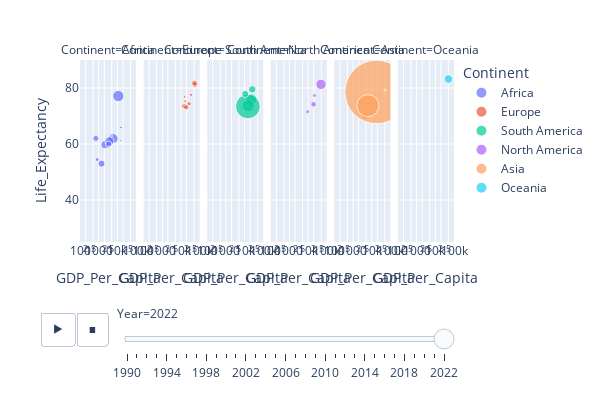

The notebook cell saved with this chart:
### Code cell
fig2 = px.scatter(gdp_le_pop_med, x="GDP_Per_Capita", y="Life_Expectancy", animation_frame="Year", animation_group="Country",
           size="Population", color="Continent", hover_name="Country", facet_col="Continent",
           log_x=True, size_max=45, range_x=[100,100000], range_y=[25,90], width = 600, height=400)
fig2.show()

### Figure 1 — Plotly figure (JSON) as saved in the notebook; plotly's stock layout.template omitted (floating-point values rounded to 4 significant figures)
{"data": [{"hovertemplate": "<b>%{hovertext}</b><br><br>Continent=Africa<br>Year=2022<br>GDP_Per_Capita=%{x}<br>Life_Expectancy=%{y}<br>Population=%{marker.size}<extra></extra>", "hovertext": ["Algeria", "Angola", "Burkina Faso", "Burundi", "Cabo Verde", "Cameroon", "Central African Republic", "Chad", "Comoros", "Djibouti", "Botswana", "Benin", "Equatorial Guinea"], "ids": ["Algeria", "Angola", "Burkina Faso", "Burundi", "Cabo Verde", "Cameroon", "Central African Republic", "Chad", "Comoros", "Djibouti", "Botswana", "Benin", "Equatorial Guinea"], "legendgroup": "Africa", "marker": {"color": "#636efa", "size": [44900.0, 35590.0, 22670.0, 12890.0, 593.1, 27910.0, 5579.0, 17720.0, 836.8, 1121.0, 2630.0, 13350.0, 1675.0], "sizemode": "area", "sizeref": 704.1, "symbol": "circle"}, "mode": "markers", "name": "Africa", "orientation": "v", "showlegend": true, "type": "scatter", "x": [11190.0, 5906.0, 2156.0, 708.2, 7692.0, 3733.0, 819.2, 1413.0, 3246.0, 4991.0, 15520.0, 3435.0, 14730.0], "xaxis": "x", "y": [77.13, 61.93, 59.77, 61.98, 74.72, 60.96, 54.48, 53.0, 63.68, 62.86, 65.91, 59.95, 61.19], "yaxis": "y"}, {"hovertemplate": "<b>%{hovertext}</b><br><br>Continent=Europe<br>Year=2022<br>GDP_Per_Capita=%{x}<br>Life_Expectancy=%{y}<br>Population=%{marker.size}<extra></extra>", "hovertext": ["Albania", "Denmark", "Cyprus", "Croatia", "Bulgaria", "Armenia", "Austria", "Azerbaijan", "Belarus", "Belgium", "Bosnia and Herzegovina"], "ids": ["Albania", "Denmark", "Cyprus", "Croatia", "Bulgaria", "Armenia", "Austria", "Azerbaijan", "Belarus", "Belgium", "Bosnia and Herzegovina"], "legendgroup": "Europe", "marker": {"color": "#EF553B", "size": [2842.0, 5882.0, 1251.0, 4030.0, 6782.0, 2780.0, 8940.0, 10360.0, 9535.0, 11660.0, 3234.0], "sizemode": "area", "sizeref": 704.1, "symbol": "circle"}, "mode": "markers", "name": "Europe", "orientation": "v", "showlegend": true, "type": "scatter", "x": [15500.0, 59700.0, 43620.0, 34030.0, 26820.0, 16040.0, 56280.0, 15040.0, 19130.0, 53160.0, 16700.0], "xaxis": "x2", "y": [76.83, 81.3, 81.89, 77.58, 74.36, 73.37, 81.09, 73.49, 73.11, 81.7, 75.29], "yaxis": "y2"}, {"hovertemplate": "<b>%{hovertext}</b><br><br>Continent=South America<br>Year=2022<br>GDP_Per_Capita=%{x}<br>Life_Expectancy=%{y}<br>Population=%{marker.size}<extra></extra>", "hovertext": ["Argentina", "Chile", "Colombia", "Brazil", "Ecuador"], "ids": ["Argentina", "Chile", "Colombia", "Brazil", "Ecuador"], "legendgroup": "South America", "marker": {"color": "#00cc96", "size": [45510.0, 19600.0, 51870.0, 215300.0, 18001], "sizemode": "area", "sizeref": 704.1, "symbol": "circle"}, "mode": "markers", "name": "South America", "orientation": "v", "showlegend": true, "type": "scatter", "x": [22450.0, 25890.0, 15650.0, 15090.0, 10860.0], "xaxis": "x3", "y": [76.06, 79.52, 73.66, 73.42, 77.89], "yaxis": "y3"}, {"hovertemplate": "<b>%{hovertext}</b><br><br>Continent=North America<br>Year=2022<br>GDP_Per_Capita=%{x}<br>Life_Expectancy=%{y}<br>Population=%{marker.size}<extra></extra>", "hovertext": ["El Salvador", "Dominica", "Canada", "Antigua and Barbuda", "Barbados", "Belize", "Bermuda", "Costa Rica", "Dominican Republic"], "ids": ["El Salvador", "Dominica", "Canada", "Antigua and Barbuda", "Barbados", "Belize", "Bermuda", "Costa Rica", "Dominican Republic"], "legendgroup": "North America", "marker": {"color": "#ab63fa", "size": [6336.0, 72.74, 38450.0, 93.76, 281.6, 405.3, 64.18, 5181.0, 11230.0], "sizemode": "area", "sizeref": 704.1, "symbol": "circle"}, "mode": "markers", "name": "North America", "orientation": "v", "showlegend": true, "type": "scatter", "x": [9398.0, 11500.0, 48950.0, 21460.0, 15110.0, 9698.0, 81170.0, 21990.0, 19340.0], "xaxis": "x4", "y": [71.47, 72.98, 81.3, 79.24, 77.71, 70.96, 81.57, 77.32, 74.17], "yaxis": "y4"}, {"hovertemplate": "<b>%{hovertext}</b><br><br>Continent=Asia<br>Year=2022<br>GDP_Per_Capita=%{x}<br>Life_Expectancy=%{y}<br>Population=%{marker.size}<extra></extra>", "hovertext": ["Cambodia", "China", "Bahrain", "Bangladesh"], "ids": ["Cambodia", "China", "Bahrain", "Bangladesh"], "legendgroup": "Asia", "marker": {"color": "#FFA15A", "size": [16770.0, 1426000.0, 1472.0, 171200.0], "sizemode": "area", "sizeref": 704.1, "symbol": "circle"}, "mode": "markers", "name": "Asia", "orientation": "v", "showlegend": true, "type": "scatter", "x": [4531.0, 18190.0, 51850.0, 6263.0], "xaxis": "x5", "y": [69.9, 78.59, 79.25, 73.7], "yaxis": "y5"}, {"hovertemplate": "<b>%{hovertext}</b><br><br>Continent=Oceania<br>Year=2022<br>GDP_Per_Capita=%{x}<br>Life_Expectancy=%{y}<br>Population=%{marker.size}<extra></extra>", "hovertext": ["Australia"], "ids": ["Australia"], "legendgroup": "Oceania", "marker": {"color": "#19d3f3", "size": [26180.0], "sizemode": "area", "sizeref": 704.1, "symbol": "circle"}, "mode": "markers", "name": "Oceania", "orientation": "v", "showlegend": true, "type": "scatter", "x": [51000.0], "xaxis": "x6", "y": [83.2], "yaxis": "y6"}], "layout": {"annotations": [{"font": {}, "showarrow": false, "text": "Continent=Africa", "x": 0.075, "xanchor": "center", "xref": "paper", "y": 1, "yanchor": "bottom", "yref": "paper"}, {"font": {}, "showarrow": false, "text": "Continent=Europe", "x": 0.245, "xanchor": "center", "xref": "paper", "y": 1, "yanchor": "bottom", "yref": "paper"}, {"font": {}, "showarrow": false, "text": "Continent=South America", "x": 0.415, "xanchor": "center", "xref": "paper", "y": 1, "yanchor": "bottom", "yref": "paper"}, {"font": {}, "showarrow": false, "text": "Continent=North America", "x": 0.585, "xanchor": "center", "xref": "paper", "y": 1, "yanchor": "bottom", "yref": "paper"}, {"font": {}, "showarrow": false, "text": "Continent=Asia", "x": 0.755, "xanchor": "center", "xref": "paper", "y": 1, "yanchor": "bottom", "yref": "paper"}, {"font": {}, "showarrow": false, "text": "Continent=Oceania", "x": 0.925, "xanchor": "center", "xref": "paper", "y": 1, "yanchor": "bottom", "yref": "paper"}], "height": 400, "legend": {"itemsizing": "constant", "title": {"text": "Continent"}, "tracegroupgap": 0}, "margin": {"t": 60}, "sliders": [{"active": 32, "currentvalue": {"prefix": "Year="}, "len": 0.9, "pad": {"b": 10, "t": 60}, "steps": [{"args": [["1990"], {"frame": {"duration": 0, "redraw": false}, "fromcurrent": true, "mode": "immediate", "transition": {"duration": 0, "easing": "linear"}}], "label": "1990", "method": "animate"}, {"args": [["1991"], {"frame": {"duration": 0, "redraw": false}, "fromcurrent": true, "mode": "immediate", "transition": {"duration": 0, "easing": "linear"}}], "label": "1991", "method": "animate"}, {"args": [["1992"], {"frame": {"duration": 0, "redraw": false}, "fromcurrent": true, "mode": "immediate", "transition": {"duration": 0, "easing": "linear"}}], "label": "1992", "method": "animate"}, {"args": [["1993"], {"frame": {"duration": 0, "redraw": false}, "fromcurrent": true, "mode": "immediate", "transition": {"duration": 0, "easing": "linear"}}], "label": "1993", "method": "animate"}, {"args": [["1994"], {"frame": {"duration": 0, "redraw": false}, "fromcurrent": true, "mode": "immediate", "transition": {"duration": 0, "easing": "linear"}}], "label": "1994", "method": "animate"}, {"args": [["1995"], {"frame": {"duration": 0, "redraw": false}, "fromcurrent": true, "mode": "immediate", "transition": {"duration": 0, "easing": "linear"}}], "label": "1995", "method": "animate"}, {"args": [["1996"], {"frame": {"duration": 0, "redraw": false}, "fromcurrent": true, "mode": "immediate", "transition": {"duration": 0, "easing": "linear"}}], "label": "1996", "method": "animate"}, {"args": [["1997"], {"frame": {"duration": 0, "redraw": false}, "fromcurrent": true, "mode": "immediate", "transition": {"duration": 0, "easing": "linear"}}], "label": "1997", "method": "animate"}, {"args": [["1998"], {"frame": {"duration": 0, "redraw": false}, "fromcurrent": true, "mode": "immediate", "transition": {"duration": 0, "easing": "linear"}}], "label": "1998", "method": "animate"}, {"args": [["1999"], {"frame": {"duration": 0, "redraw": false}, "fromcurrent": true, "mode": "immediate", "transition": {"duration": 0, "easing": "linear"}}], "label": "1999", "method": "animate"}, {"args": [["2000"], {"frame": {"duration": 0, "redraw": false}, "fromcurrent": true, "mode": "immediate", "transition": {"duration": 0, "easing": "linear"}}], "label": "2000", "method": "animate"}, {"args": [["2001"], {"frame": {"duration": 0, "redraw": false}, "fromcurrent": true, "mode": "immediate", "transition": {"duration": 0, "easing": "linear"}}], "label": "2001", "method": "animate"}, {"args": [["2002"], {"frame": {"duration": 0, "redraw": false}, "fromcurrent": true, "mode": "immediate", "transition": {"duration": 0, "easing": "linear"}}], "label": "2002", "method": "animate"}, {"args": [["2003"], {"frame": {"duration": 0, "redraw": false}, "fromcurrent": true, "mode": "immediate", "transition": {"duration": 0, "easing": "linear"}}], "label": "2003", "method": "animate"}, {"args": [["2004"], {"frame": {"duration": 0, "redraw": false}, "fromcurrent": true, "mode": "immediate", "transition": {"duration": 0, "easing": "linear"}}], "label": "2004", "method": "animate"}, {"args": [["2005"], {"frame": {"duration": 0, "redraw": false}, "fromcurrent": true, "mode": "immediate", "transition": {"duration": 0, "easing": "linear"}}], "label": "2005", "method": "animate"}, {"args": [["2006"], {"frame": {"duration": 0, "redraw": false}, "fromcurrent": true, "mode": "immediate", "transition": {"duration": 0, "easing": "linear"}}], "label": "2006", "method": "animate"}, {"args": [["2007"], {"frame": {"duration": 0, "redraw": false}, "fromcurrent": true, "mode": "immediate", "transition": {"duration": 0, "easing": "linear"}}], "label": "2007", "method": "animate"}, {"args": [["2008"], {"frame": {"duration": 0, "redraw": false}, "fromcurrent": true, "mode": "immediate", "transition": {"duration": 0, "easing": "linear"}}], "label": "2008", "method": "animate"}, {"args": [["2009"], {"frame": {"duration": 0, "redraw": false}, "fromcurrent": true, "mode": "immediate", "transition": {"duration": 0, "easing": "linear"}}], "label": "2009", "method": "animate"}, {"args": [["2010"], {"frame": {"duration": 0, "redraw": false}, "fromcurrent": true, "mode": "immediate", "transition": {"duration": 0, "easing": "linear"}}], "label": "2010", "method": "animate"}, {"args": [["2011"], {"frame": {"duration": 0, "redraw": false}, "fromcurrent": true, "mode": "immediate", "transition": {"duration": 0, "easing": "linear"}}], "label": "2011", "method": "animate"}, {"args": [["2012"], {"frame": {"duration": 0, "redraw": false}, "fromcurrent": true, "mode": "immediate", "transition": {"duration": 0, "easing": "linear"}}], "label": "2012", "method": "animate"}, {"args": [["2013"], {"frame": {"duration": 0, "redraw": false}, "fromcurrent": true, "mode": "immediate", "transition": {"duration": 0, "easing": "linear"}}], "label": "2013", "method": "animate"}, {"args": [["2014"], {"frame": {"duration": 0, "redraw": false}, "fromcurrent": true, "mode": "immediate", "transition": {"duration": 0, "easing": "linear"}}], "label": "2014", "method": "animate"}, {"args": [["2015"], {"frame": {"duration": 0, "redraw": false}, "fromcurrent": true, "mode": "immediate", "transition": {"duration": 0, "easing": "linear"}}], "label": "2015", "method": "animate"}, {"args": [["2016"], {"frame": {"duration": 0, "redraw": false}, "fromcurrent": true, "mode": "immediate", "transition": {"duration": 0, "easing": "linear"}}], "label": "2016", "method": "animate"}, {"args": [["2017"], {"frame": {"duration": 0, "redraw": false}, "fromcurrent": true, "mode": "immediate", "transition": {"duration": 0, "easing": "linear"}}], "label": "2017", "method": "animate"}, {"args": [["2018"], {"frame": {"duration": 0, "redraw": false}, "fromcurrent": true, "mode": "immediate", "transition": {"duration": 0, "easing": "linear"}}], "label": "2018", "method": "animate"}, {"args": [["2019"], {"frame": {"duration": 0, "redraw": false}, "fromcurrent": true, "mode": "immediate", "transition": {"duration": 0, "easing": "linear"}}], "label": "2019", "method": "animate"}, {"args": [["2020"], {"frame": {"duration": 0, "redraw": false}, "fromcurrent": true, "mode": "immediate", "transition": {"duration": 0, "easing": "linear"}}], "label": "2020", "method": "animate"}, {"args": [["2021"], {"frame": {"duration": 0, "redraw": false}, "fromcurrent": true, "mode": "immediate", "transition": {"duration": 0, "easing": "linear"}}], "label": "2021", "method": "animate"}, {"args": [["2022"], {"frame": {"duration": 0, "redraw": false}, "fromcurrent": true, "mode": "immediate", "transition": {"duration": 0, "easing": "linear"}}], "label": "2022", "method": "animate"}], "x": 0.1, "xanchor": "left", "y": 0, "yanchor": "top"}], "updatemenus": [{"active": 0, "buttons": [{"args": [null, {"frame": {"duration": 500, "redraw": false}, "fromcurrent": true, "mode": "immediate", "transition": {"duration": 500, "easing": "linear"}}], "label": "&#9654;", "method": "animate"}, {"args": [[null], {"frame": {"duration": 0, "redraw": false}, "fromcurrent": true, "mode": "immediate", "transition": {"duration": 0, "easing": "linear"}}], "label": "&#9724;", "method": "animate"}], "direction": "left", "pad": {"r": 10, "t": 70}, "showactive": false, "type": "buttons", "x": 0.1, "xanchor": "right", "y": 0, "yanchor": "top"}], "width": 600, "xaxis": {"anchor": "y", "domain": [0, 0.15], "range": [2, 5], "title": {"text": "GDP_Per_Capita"}, "type": "log"}, "xaxis2": {"anchor": "y2", "domain": [0.17, 0.32], "matches": "x", "range": [2, 5], "title": {"text": "GDP_Per_Capita"}, "type": "log"}, "xaxis3": {"anchor": "y3", "domain": [0.34, 0.49], "matches": "x", "range": [2, 5], "title": {"text": "GDP_Per_Capita"}, "type": "log"}, "xaxis4": {"anchor": "y4", "domain": [0.51, 0.66], "matches": "x", "range": [2, 5], "title": {"text": "GDP_Per_Capita"}, "type": "log"}, "xaxis5": {"anchor": "y5", "domain": [0.68, 0.83], "matches": "x", "range": [2, 5], "title": {"text": "GDP_Per_Capita"}, "type": "log"}, "xaxis6": {"anchor": "y6", "domain": [0.85, 1], "matches": "x", "range": [2, 5], "title": {"text": "GDP_Per_Capita"}, "type": "log"}, "yaxis": {"anchor": "x", "domain": [0, 1], "range": [25, 90], "title": {"text": "Life_Expectancy"}, "type": "linear"}, "yaxis2": {"anchor": "x2", "domain": [0, 1], "matches": "y", "showticklabels": false, "type": "linear"}, "yaxis3": {"anchor": "x3", "domain": [0, 1], "matches": "y", "showticklabels": false, "type": "linear"}, "yaxis4": {"anchor": "x4", "domain": [0, 1], "matches": "y", "showticklabels": false, "type": "linear"}, "yaxis5": {"anchor": "x5", "domain": [0, 1], "matches": "y", "showticklabels": false, "type": "linear"}, "yaxis6": {"anchor": "x6", "domain": [0, 1], "matches": "y", "showticklabels": false, "type": "linear"}}}
